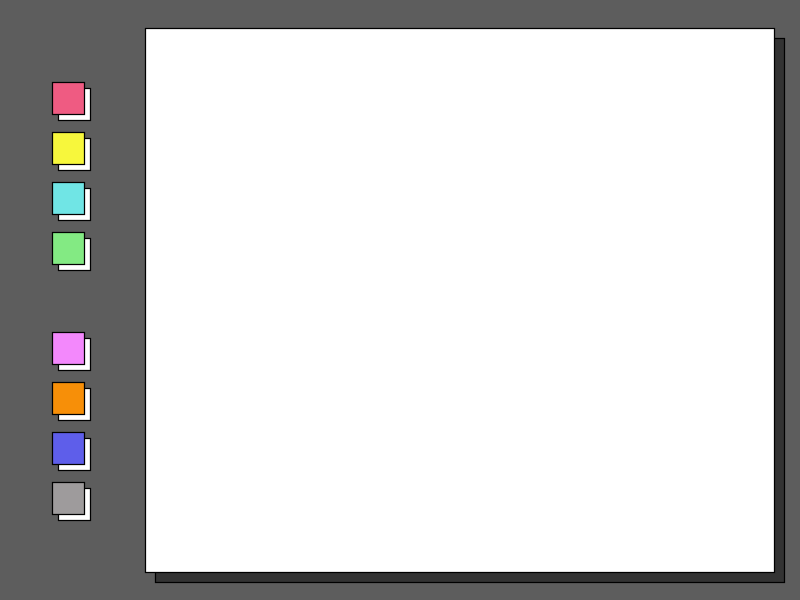
Frame 1 (no input)
Frame 60 (the mouse pressed at the canvas centre just before this capture): identical to frame 1, image omitted
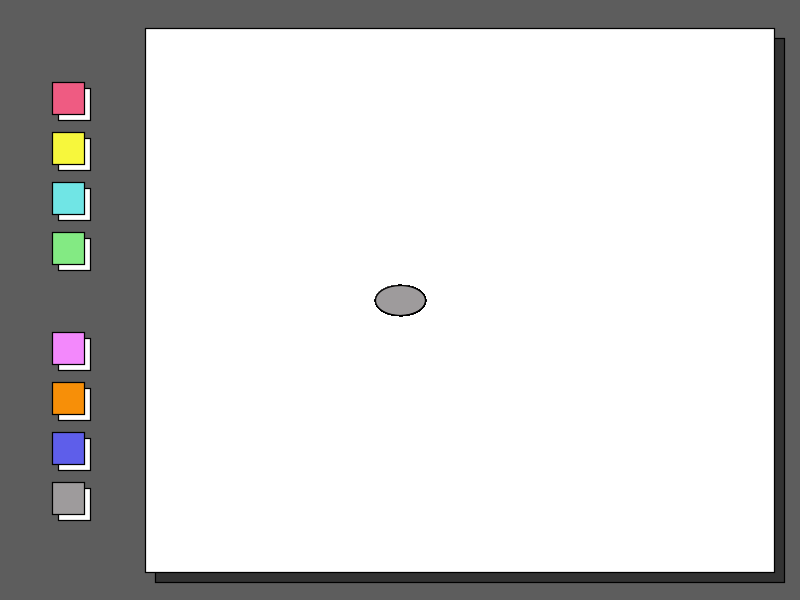
Frame 120 (the mouse held since frame 60 and released just before this capture)

The Processing sketch that drew these frames (run headless with seeded random() and noise(); from frame 60 on, the mouse is pressed at the canvas centre):

// Processing sketch: processing_162391
// ── processing_162391.pde

int xPos=52;
int yPos=82;
int wSize=6;
int hSize=50;
int rSize=32;
int cSize=35;


void setup(){
  size(800,600);
  background(93);
  
  smooth();
  
  strokeWeight(1.25);
  fill(51);
  rect(155,38,629,544);
  
  fill(255);
  rect(145,28,629,544);
  
  fill(255);
  rect(58,88,rSize,rSize);
  
  
  fill(239,91,130);
  rect(xPos,yPos,rSize,rSize);
  
  fill(255);
  rect(xPos+wSize,yPos+hSize+wSize,rSize,rSize);
  
  fill(247,247,60);
  rect(xPos, yPos+hSize,rSize,rSize);
  
  fill(255);
  rect(xPos+wSize, yPos+hSize*2+wSize,rSize,rSize);
  
  fill(112,229,229);
  rect(xPos, yPos+hSize*2,rSize,rSize);
  
  fill(255);
  rect(xPos+wSize, yPos+hSize*3+wSize,rSize,rSize);
  
  fill(131,234,131);
  rect(xPos, yPos+hSize*3,rSize,rSize);
  //ellipse
  fill(255);
  rect(xPos+wSize,yPos+hSize*5+wSize,rSize,rSize);
    
  fill(243,136,252);
  rect(xPos, yPos+hSize*5,rSize,rSize);
  
  fill(255);
  rect(xPos+wSize, yPos+hSize*6+wSize,rSize,rSize);
  
  fill(247,143,8);
  rect(xPos, yPos+hSize*6,rSize,rSize);
  
  
  fill(255);
  rect(xPos+wSize, yPos+hSize*7+wSize,rSize,rSize);
  
  fill(94,94,234);
  rect(xPos, yPos+hSize*7,rSize,rSize);
  
  fill(255);
  rect(xPos+wSize, yPos+hSize*8+wSize,rSize,rSize);
  
  fill(158,155,156);
  rect(xPos, yPos+hSize*8,rSize,rSize);
 
}

void draw() {
  if (mousePressed) {
    if(774>pmouseX && 774>mouseX && pmouseX>145 && mouseX>145 && 572>pmouseY && 572>mouseY && pmouseY>28 && mouseY>28){
      ellipse(pmouseX, pmouseY, mouseX/8, mouseY/10);
    }

    if(mouseX>xPos && mouseX<xPos+rSize && mouseY>yPos && mouseY<yPos+rSize) {
      fill(239,91,139);
      stroke(255);
      strokeWeight(1);
    }    
    if(mouseX>xPos && mouseX<xPos+rSize && mouseY>yPos+hSize && mouseY<yPos+hSize+rSize) {
      fill(247,247,60);
      stroke(0);
      strokeWeight(1);
    }
    if(mouseX>xPos && mouseX<xPos+rSize && mouseY>yPos+hSize*2 && mouseY<yPos+hSize*2+rSize) {
      stroke(255);
      fill(112,229,229);
      strokeWeight(1);
    }
    if(mouseX>xPos && mouseX<xPos+rSize && mouseY>yPos+hSize*3 && mouseY<yPos+hSize*3+rSize) {
      stroke(0);
      fill(131,234,131);
      strokeWeight(1);
    }
        
    if(mouseX>xPos && mouseX<xPos+rSize && mouseY>yPos+hSize*5 && mouseY<yPos+hSize*5+rSize) {
      stroke(255);
      fill(234,136,252);
      strokeWeight(1);
    }
     if(mouseX>xPos && mouseX<xPos+rSize && mouseY>yPos+hSize*6 && mouseY<yPos+hSize*6+rSize) {
      stroke(0);
      fill(247,143,8);
      strokeWeight(1);
    }
    if(mouseX>xPos && mouseX<xPos+rSize && mouseY>yPos+hSize*7 && mouseY<yPos+hSize*7+rSize) {
      stroke(255);
      fill(94,94,234);
      strokeWeight(1);
    }
    if(mouseX>xPos && mouseX<xPos+rSize && mouseY>yPos+hSize*8 && mouseY<yPos+hSize*8+rSize) {
      stroke(0);
      fill(158,155,156);
      strokeWeight(1);
    }
  }
}
